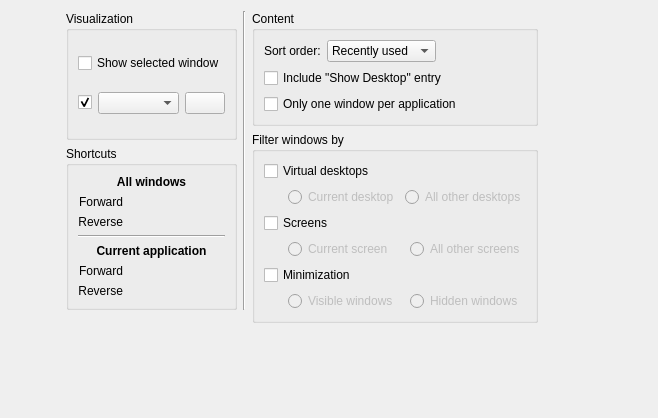
<?xml version="1.0" encoding="UTF-8"?>

<!--
SPDX-FileCopyrightText: 2023 Roman Gilg <subdiff@gmail.com>

SPDX-License-Identifier: GPL-2.0-or-later
-->

<ui version="4.0">
 <class>KWinTabBoxConfigForm</class>
 <widget class="QWidget" name="KWinTabBoxConfigForm">
  <property name="geometry">
   <rect>
    <x>0</x>
    <y>0</y>
    <width>658</width>
    <height>418</height>
   </rect>
  </property>
  <layout class="QHBoxLayout" name="horizontalLayout_2" stretch="1,1,2">
   <item>
    <spacer name="horizontalSpacer_2">
     <property name="orientation">
      <enum>Qt::Horizontal</enum>
     </property>
     <property name="sizeHint" stdset="0">
      <size>
       <width>40</width>
       <height>20</height>
      </size>
     </property>
    </spacer>
   </item>
   <item>
    <layout class="QGridLayout" name="gridLayout_5">
     <item row="0" column="2">
      <widget class="QGroupBox" name="groupBox_3">
       <property name="title">
        <string>Content</string>
       </property>
       <property name="flat">
        <bool>true</bool>
       </property>
       <layout class="QGridLayout" name="gridLayout_2">
        <item row="1" column="0" rowspan="2" colspan="3">
         <widget class="QCheckBox" name="showDesktop">
          <property name="text">
           <string>Include &quot;Show Desktop&quot; entry</string>
          </property>
         </widget>
        </item>
        <item row="0" column="1">
         <widget class="QComboBox" name="switchingModeCombo">
          <property name="sizePolicy">
           <sizepolicy hsizetype="MinimumExpanding" vsizetype="Fixed">
            <horstretch>0</horstretch>
            <verstretch>0</verstretch>
           </sizepolicy>
          </property>
          <item>
           <property name="text">
            <string>Recently used</string>
           </property>
          </item>
          <item>
           <property name="text">
            <string>Stacking order</string>
           </property>
          </item>
         </widget>
        </item>
        <item row="3" column="0" colspan="3">
         <widget class="QCheckBox" name="oneAppWindow">
          <property name="text">
           <string>Only one window per application</string>
          </property>
          <property name="checked">
           <bool>false</bool>
          </property>
         </widget>
        </item>
        <item row="0" column="0">
         <widget class="QLabel" name="label_8">
          <property name="text">
           <string>Sort order:</string>
          </property>
          <property name="buddy">
           <cstring>switchingModeCombo</cstring>
          </property>
         </widget>
        </item>
        <item row="0" column="2">
         <spacer name="horizontalSpacer_4">
          <property name="orientation">
           <enum>Qt::Horizontal</enum>
          </property>
          <property name="sizeHint" stdset="0">
           <size>
            <width>40</width>
            <height>20</height>
           </size>
          </property>
         </spacer>
        </item>
       </layout>
      </widget>
     </item>
     <item row="1" column="2" rowspan="3">
      <widget class="QGroupBox" name="groupBox">
       <property name="title">
        <string>Filter windows by</string>
       </property>
       <property name="flat">
        <bool>true</bool>
       </property>
       <layout class="QVBoxLayout" name="verticalLayout">
        <item>
         <widget class="QCheckBox" name="filterDesktops">
          <property name="text">
           <string>Virtual desktops</string>
          </property>
          <property name="checked">
           <bool>false</bool>
          </property>
         </widget>
        </item>
        <item>
         <widget class="QWidget" name="desktopFilter" native="true">
          <property name="enabled">
           <bool>false</bool>
          </property>
          <layout class="QHBoxLayout" name="horizontalLayout_3">
           <property name="leftMargin">
            <number>0</number>
           </property>
           <property name="topMargin">
            <number>0</number>
           </property>
           <property name="rightMargin">
            <number>0</number>
           </property>
           <property name="bottomMargin">
            <number>0</number>
           </property>
           <item>
            <spacer name="horizontalSpacer_6">
             <property name="orientation">
              <enum>Qt::Horizontal</enum>
             </property>
             <property name="sizeType">
              <enum>QSizePolicy::Fixed</enum>
             </property>
             <property name="sizeHint" stdset="0">
              <size>
               <width>24</width>
               <height>20</height>
              </size>
             </property>
            </spacer>
           </item>
           <item>
            <widget class="QRadioButton" name="currentDesktop">
             <property name="text">
              <string>Current desktop</string>
             </property>
            </widget>
           </item>
           <item>
            <widget class="QRadioButton" name="otherDesktops">
             <property name="text">
              <string>All other desktops</string>
             </property>
            </widget>
           </item>
          </layout>
         </widget>
        </item>
        <item>
         <widget class="QCheckBox" name="filterScreens">
          <property name="text">
           <string>Screens</string>
          </property>
          <property name="checked">
           <bool>false</bool>
          </property>
         </widget>
        </item>
        <item>
         <widget class="QWidget" name="screenFilter" native="true">
          <property name="enabled">
           <bool>false</bool>
          </property>
          <layout class="QHBoxLayout" name="horizontalLayout_7">
           <property name="leftMargin">
            <number>0</number>
           </property>
           <property name="topMargin">
            <number>0</number>
           </property>
           <property name="rightMargin">
            <number>0</number>
           </property>
           <property name="bottomMargin">
            <number>0</number>
           </property>
           <item>
            <spacer name="horizontalSpacer_8">
             <property name="orientation">
              <enum>Qt::Horizontal</enum>
             </property>
             <property name="sizeType">
              <enum>QSizePolicy::Fixed</enum>
             </property>
             <property name="sizeHint" stdset="0">
              <size>
               <width>24</width>
               <height>20</height>
              </size>
             </property>
            </spacer>
           </item>
           <item>
            <widget class="QRadioButton" name="currentScreen">
             <property name="text">
              <string>Current screen</string>
             </property>
            </widget>
           </item>
           <item>
            <widget class="QRadioButton" name="otherScreens">
             <property name="text">
              <string>All other screens</string>
             </property>
            </widget>
           </item>
          </layout>
         </widget>
        </item>
        <item>
         <widget class="QCheckBox" name="filterMinimization">
          <property name="text">
           <string>Minimization</string>
          </property>
          <property name="checked">
           <bool>false</bool>
          </property>
         </widget>
        </item>
        <item>
         <widget class="QWidget" name="minimizationFilter" native="true">
          <property name="enabled">
           <bool>false</bool>
          </property>
          <layout class="QHBoxLayout" name="horizontalLayout_6">
           <property name="leftMargin">
            <number>0</number>
           </property>
           <property name="topMargin">
            <number>0</number>
           </property>
           <property name="rightMargin">
            <number>0</number>
           </property>
           <property name="bottomMargin">
            <number>0</number>
           </property>
           <item>
            <spacer name="horizontalSpacer_9">
             <property name="orientation">
              <enum>Qt::Horizontal</enum>
             </property>
             <property name="sizeType">
              <enum>QSizePolicy::Fixed</enum>
             </property>
             <property name="sizeHint" stdset="0">
              <size>
               <width>24</width>
               <height>20</height>
              </size>
             </property>
            </spacer>
           </item>
           <item>
            <widget class="QRadioButton" name="visibleWindows">
             <property name="text">
              <string>Visible windows</string>
             </property>
            </widget>
           </item>
           <item>
            <widget class="QRadioButton" name="hiddenWindows">
             <property name="text">
              <string>Hidden windows</string>
             </property>
            </widget>
           </item>
          </layout>
         </widget>
        </item>
       </layout>
      </widget>
     </item>
     <item row="3" column="0" rowspan="2">
      <spacer name="verticalSpacer">
       <property name="orientation">
        <enum>Qt::Vertical</enum>
       </property>
       <property name="sizeHint" stdset="0">
        <size>
         <width>20</width>
         <height>40</height>
        </size>
       </property>
      </spacer>
     </item>
     <item row="4" column="2">
      <spacer name="verticalSpacer_2">
       <property name="orientation">
        <enum>Qt::Vertical</enum>
       </property>
       <property name="sizeHint" stdset="0">
        <size>
         <width>20</width>
         <height>40</height>
        </size>
       </property>
      </spacer>
     </item>
     <item row="2" column="0">
      <widget class="QGroupBox" name="groupBox_4">
       <property name="title">
        <string>Shortcuts</string>
       </property>
       <property name="flat">
        <bool>true</bool>
       </property>
       <layout class="QGridLayout" name="gridLayout_4">
        <item row="1" column="0">
         <widget class="QLabel" name="label_3">
          <property name="text">
           <string>Forward</string>
          </property>
          <property name="alignment">
           <set>Qt::AlignRight|Qt::AlignTrailing|Qt::AlignVCenter</set>
          </property>
         </widget>
        </item>
        <item row="3" column="0" colspan="4">
         <widget class="Line" name="line">
          <property name="orientation">
           <enum>Qt::Horizontal</enum>
          </property>
         </widget>
        </item>
        <item row="0" column="0" colspan="4">
         <widget class="QLabel" name="label">
          <property name="font">
           <font>
            <weight>75</weight>
            <bold>true</bold>
           </font>
          </property>
          <property name="text">
           <string>All windows</string>
          </property>
          <property name="alignment">
           <set>Qt::AlignCenter</set>
          </property>
         </widget>
        </item>
        <item row="2" column="0">
         <widget class="QLabel" name="label_4">
          <property name="text">
           <string>Reverse</string>
          </property>
          <property name="alignment">
           <set>Qt::AlignRight|Qt::AlignTrailing|Qt::AlignVCenter</set>
          </property>
         </widget>
        </item>
        <item row="5" column="0">
         <widget class="QLabel" name="label_5">
          <property name="text">
           <string>Forward</string>
          </property>
          <property name="alignment">
           <set>Qt::AlignRight|Qt::AlignTrailing|Qt::AlignVCenter</set>
          </property>
         </widget>
        </item>
        <item row="6" column="0">
         <widget class="QLabel" name="label_6">
          <property name="text">
           <string>Reverse</string>
          </property>
          <property name="alignment">
           <set>Qt::AlignRight|Qt::AlignTrailing|Qt::AlignVCenter</set>
          </property>
         </widget>
        </item>
        <item row="6" column="1" colspan="3">
         <widget class="KKeySequenceWidget" name="scCurrentReverse" native="true"/>
        </item>
        <item row="5" column="1" colspan="3">
         <widget class="KKeySequenceWidget" name="scCurrent" native="true"/>
        </item>
        <item row="4" column="0" colspan="4">
         <widget class="QLabel" name="label_2">
          <property name="font">
           <font>
            <weight>75</weight>
            <bold>true</bold>
           </font>
          </property>
          <property name="text">
           <string>Current application</string>
          </property>
          <property name="alignment">
           <set>Qt::AlignCenter</set>
          </property>
         </widget>
        </item>
        <item row="2" column="1" colspan="3">
         <widget class="KKeySequenceWidget" name="scAllReverse" native="true"/>
        </item>
        <item row="1" column="1" colspan="3">
         <widget class="KKeySequenceWidget" name="scAll" native="true"/>
        </item>
       </layout>
      </widget>
     </item>
     <item row="0" column="0" rowspan="2">
      <widget class="QGroupBox" name="groupBox_2">
       <property name="title">
        <string>Visualization</string>
       </property>
       <property name="flat">
        <bool>true</bool>
       </property>
       <layout class="QGridLayout" name="gridLayout_3">
        <item row="1" column="1">
         <widget class="QWidget" name="widget_6" native="true">
          <layout class="QHBoxLayout" name="horizontalLayout">
           <property name="leftMargin">
            <number>0</number>
           </property>
           <property name="topMargin">
            <number>0</number>
           </property>
           <property name="rightMargin">
            <number>0</number>
           </property>
           <property name="bottomMargin">
            <number>0</number>
           </property>
           <item>
            <widget class="QComboBox" name="effectCombo">
             <property name="sizePolicy">
              <sizepolicy hsizetype="MinimumExpanding" vsizetype="Fixed">
               <horstretch>0</horstretch>
               <verstretch>0</verstretch>
              </sizepolicy>
             </property>
             <property name="toolTip">
              <string>The effect to replace the list window when desktop effects are active.</string>
             </property>
            </widget>
           </item>
           <item>
            <widget class="QPushButton" name="effectConfigButton">
             <property name="sizePolicy">
              <sizepolicy hsizetype="Minimum" vsizetype="Fixed">
               <horstretch>0</horstretch>
               <verstretch>0</verstretch>
              </sizepolicy>
             </property>
            </widget>
           </item>
          </layout>
         </widget>
        </item>
        <item row="1" column="0">
         <widget class="QCheckBox" name="kcfg_ShowTabBox">
          <property name="text">
           <string/>
          </property>
          <property name="checked">
           <bool>true</bool>
          </property>
         </widget>
        </item>
        <item row="0" column="0" colspan="2">
         <widget class="QCheckBox" name="kcfg_HighlightWindows">
          <property name="toolTip">
           <string>The currently selected window will be highlighted by fading out all other windows. This option requires desktop effects to be active.</string>
          </property>
          <property name="text">
           <string>Show selected window</string>
          </property>
         </widget>
        </item>
       </layout>
      </widget>
     </item>
     <item row="0" column="1" rowspan="3">
      <widget class="Line" name="line_2">
       <property name="orientation">
        <enum>Qt::Vertical</enum>
       </property>
      </widget>
     </item>
    </layout>
   </item>
   <item>
    <spacer name="horizontalSpacer">
     <property name="orientation">
      <enum>Qt::Horizontal</enum>
     </property>
     <property name="sizeHint" stdset="0">
      <size>
       <width>40</width>
       <height>20</height>
      </size>
     </property>
    </spacer>
   </item>
  </layout>
 </widget>
 <customwidgets>
  <customwidget>
   <class>KKeySequenceWidget</class>
   <extends>QWidget</extends>
   <header>kkeysequencewidget.h</header>
  </customwidget>
 </customwidgets>
 <tabstops>
  <tabstop>kcfg_HighlightWindows</tabstop>
  <tabstop>kcfg_ShowTabBox</tabstop>
  <tabstop>effectCombo</tabstop>
  <tabstop>effectConfigButton</tabstop>
  <tabstop>switchingModeCombo</tabstop>
  <tabstop>showDesktop</tabstop>
  <tabstop>oneAppWindow</tabstop>
  <tabstop>filterDesktops</tabstop>
  <tabstop>currentDesktop</tabstop>
  <tabstop>otherDesktops</tabstop>
  <tabstop>filterScreens</tabstop>
  <tabstop>currentScreen</tabstop>
  <tabstop>otherScreens</tabstop>
  <tabstop>filterMinimization</tabstop>
  <tabstop>visibleWindows</tabstop>
  <tabstop>hiddenWindows</tabstop>
 </tabstops>
 <resources/>
 <connections>
  <connection>
   <sender>filterDesktops</sender>
   <signal>toggled(bool)</signal>
   <receiver>desktopFilter</receiver>
   <slot>setEnabled(bool)</slot>
   <hints>
    <hint type="sourcelabel">
     <x>541</x>
     <y>172</y>
    </hint>
    <hint type="destinationlabel">
     <x>701</x>
     <y>197</y>
    </hint>
   </hints>
  </connection>
  <connection>
   <sender>filterScreens</sender>
   <signal>toggled(bool)</signal>
   <receiver>screenFilter</receiver>
   <slot>setEnabled(bool)</slot>
   <hints>
    <hint type="sourcelabel">
     <x>555</x>
     <y>272</y>
    </hint>
    <hint type="destinationlabel">
     <x>701</x>
     <y>297</y>
    </hint>
   </hints>
  </connection>
  <connection>
   <sender>filterMinimization</sender>
   <signal>toggled(bool)</signal>
   <receiver>minimizationFilter</receiver>
   <slot>setEnabled(bool)</slot>
   <hints>
    <hint type="sourcelabel">
     <x>558</x>
     <y>322</y>
    </hint>
    <hint type="destinationlabel">
     <x>701</x>
     <y>347</y>
    </hint>
   </hints>
  </connection>
  <connection>
   <sender>kcfg_ShowTabBox</sender>
   <signal>toggled(bool)</signal>
   <receiver>widget_6</receiver>
   <slot>setEnabled(bool)</slot>
   <hints>
    <hint type="sourcelabel">
     <x>164</x>
     <y>125</y>
    </hint>
    <hint type="destinationlabel">
     <x>230</x>
     <y>108</y>
    </hint>
   </hints>
  </connection>
 </connections>
</ui>
